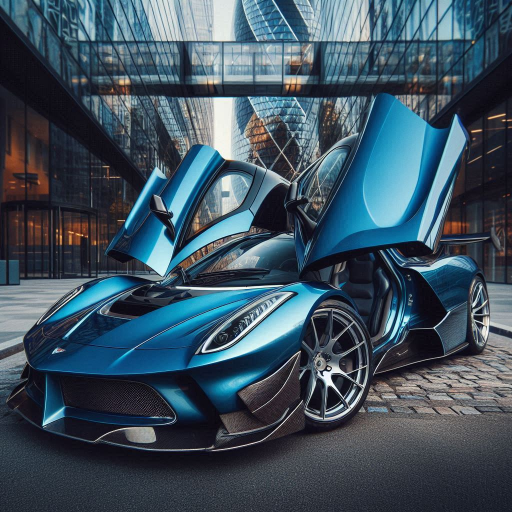
#> input picture assets/sample_image.png, 1024 x 1024 px (shown at 1/2 size)
$ python join_images.py
#> lines starting #> are read from the running program, lines starting #| are printed output that depends on the picture
import cv2
import numpy as np


def stack_images(scale, img_array):
    rows = len(img_array)
    cols = len(img_array[0])
    rows_available = isinstance(img_array[0], list)
    width = img_array[0][0].shape[1]
    height = img_array[0][0].shape[0]
    if rows_available:
        for x in range(0, rows):
            for y in range(0, cols):
                if img_array[x][y].shape[:2] == img_array[0][0].shape[:2]:
                    img_array[x][y] = cv2.resize(img_array[x][y], (0, 0), None, scale, scale)
                else:
                    img_array[x][y] = cv2.resize(img_array[x][y], (img_array[0][0].shape[1], img_array[0][0].shape[0]),
                                                 None, scale, scale)
                if len(img_array[x][y].shape) == 2:
                    img_array[x][y] = cv2.cvtColor(img_array[x][y], cv2.COLOR_GRAY2BGR)
        image_blank = np.zeros((height, width, 3), np.uint8)
        hor = [image_blank] * rows
        for x in range(0, rows):
            hor[x] = np.hstack(img_array[x])
        ver = np.vstack(hor)
    else:
        for x in range(0, rows):
            if img_array[x].shape[:2] == img_array[0].shape[:2]:
                img_array[x] = cv2.resize(img_array[x], (0, 0), None, scale, scale)
            else:
                img_array[x] = cv2.resize(img_array[x], (img_array[0].shape[1], img_array[0].shape[0]), None, scale,
                                          scale)
            if len(img_array[x].shape) == 2:
                img_array[x] = cv2.cvtColor(img_array[x], cv2.COLOR_GRAY2BGR)
        hor = np.hstack(img_array)
        ver = hor
    return ver


image = cv2.imread("assets/sample_image.png")
#> image is the input picture: shape (1024, 1024, 3); mean B, G, R 94.7, 80.9, 61.5
resized_image = cv2.resize(image, (500, 500))
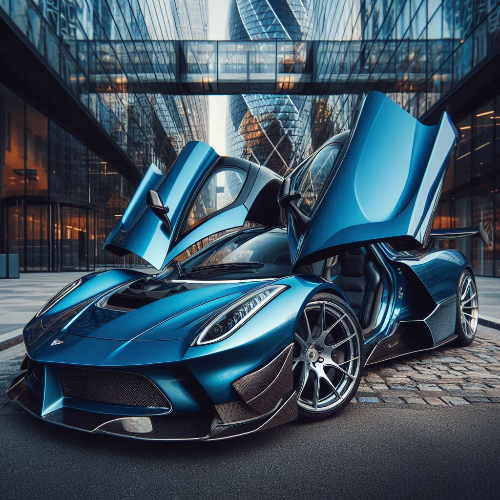
#> resized_image: shape (500, 500, 3); mean B, G, R 94.6, 80.8, 61.4

horizontal_stack = np.hstack((resized_image, resized_image))
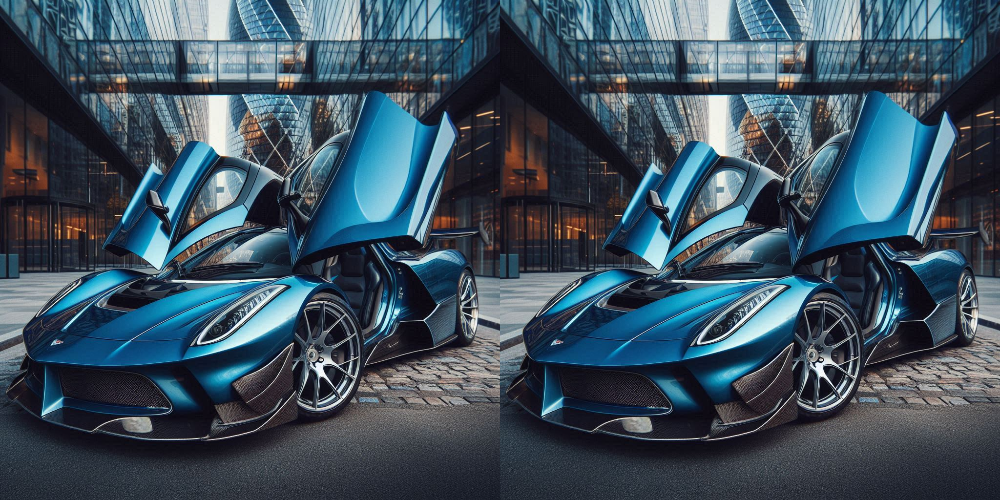
#> horizontal_stack: shape (500, 1000, 3); mean B, G, R 94.6, 80.8, 61.4
vertical_stack = np.vstack((resized_image, resized_image))
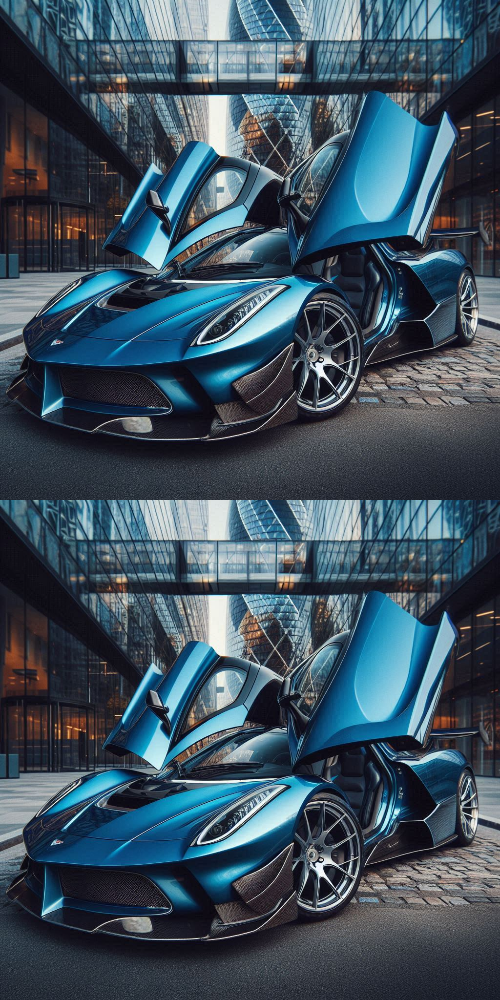
#> vertical_stack: shape (1000, 500, 3); mean B, G, R 94.6, 80.8, 61.4

cv2.imshow("OpenCV Basics - Join Images", horizontal_stack)

cv2.waitKey(0)

$ run again, with assets/sample.jpg saved as assets/sample_image.png
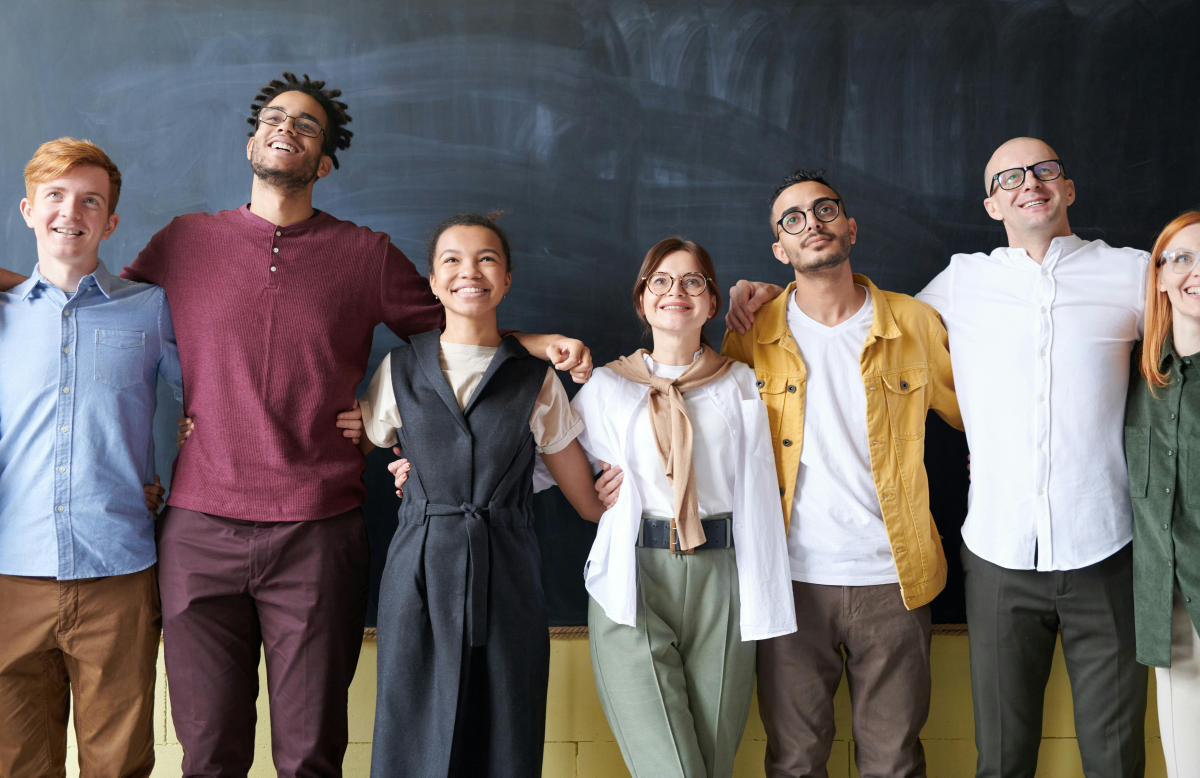
#> input picture assets/sample.jpg, 6000 x 3887 px (shown at 1/5 size)
#> image is the input picture: shape (3887, 6000, 3); mean B, G, R 99.9, 99.3, 105.6
#> `horizontal_stack = np.hstack((resized_image, resized_image))`:
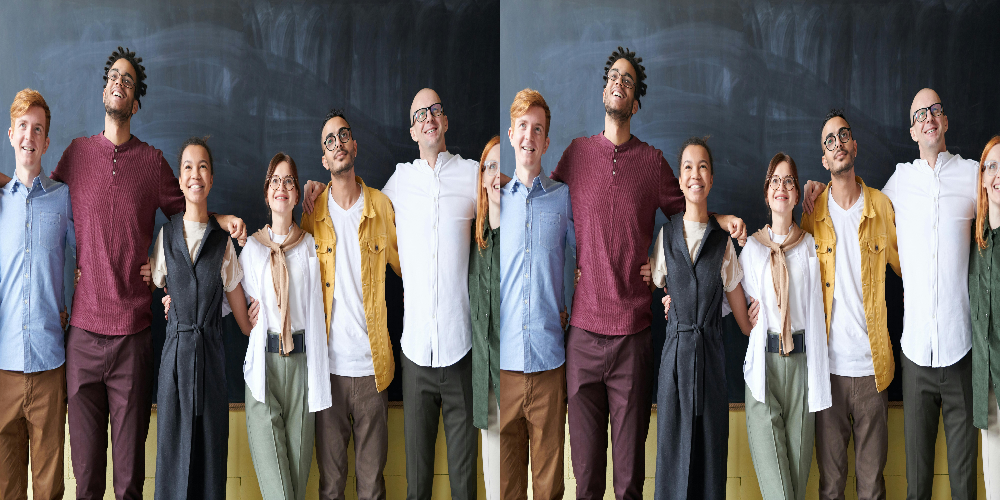
#> horizontal_stack: shape (500, 1000, 3); mean B, G, R 99.8, 99.2, 105.4
#> `vertical_stack = np.vstack((resized_image, resized_image))`:
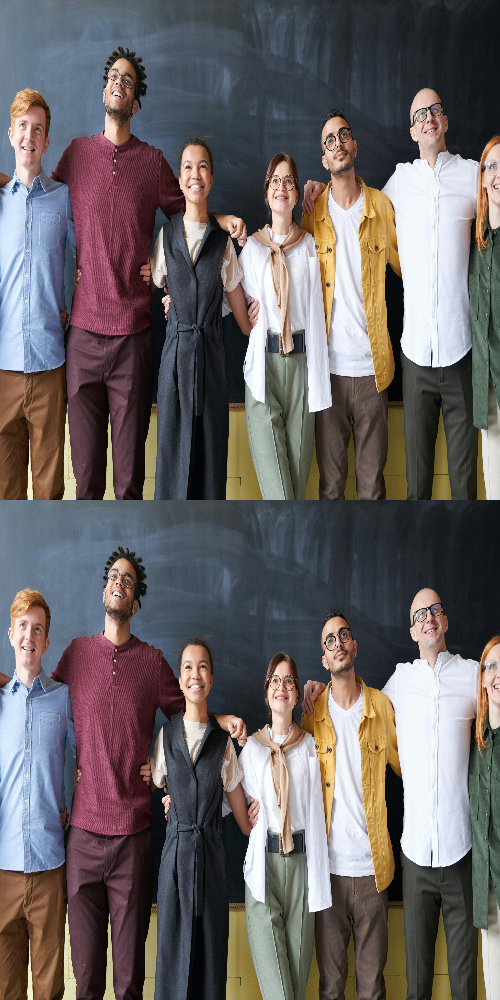
#> vertical_stack: shape (1000, 500, 3); mean B, G, R 99.8, 99.2, 105.4
